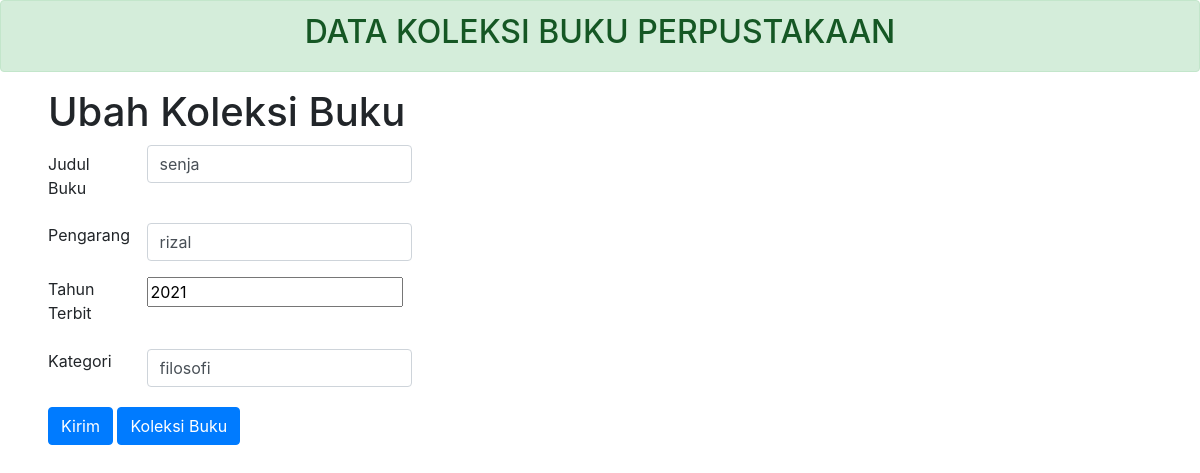
Before: /ubahbuku.php?id=1 with the older database file.
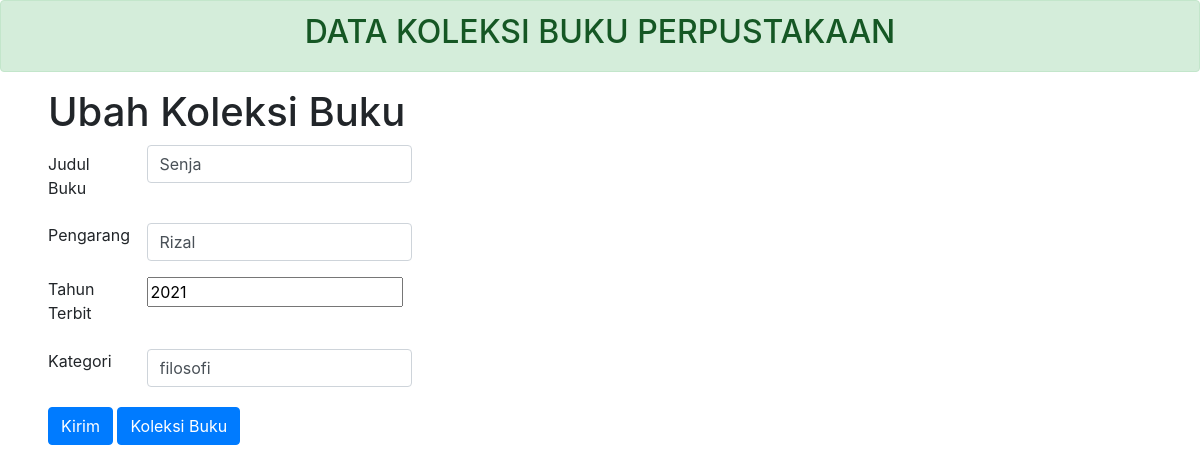
After: the same page with the newer database file.
### tables this page shows
CREATE TABLE `db_koleksibuku` (
  `id_buku` int(11) NOT NULL,
  `judul_buku` text DEFAULT NULL,
  `pengarang` text DEFAULT NULL,
  `tahun_terbit` int(11) DEFAULT NULL,
  `kategory` text DEFAULT NULL
);

### ubahbuku.php (the view, shortened to what this page needs)
<?php
include_once("koneksi.php");
$id=$_GET['id'];
$query = "SELECT * FROM db_koleksibuku WHERE id_buku=". $id;
$hasil = mysqli_query($conn,$query);
?>
<!DOCTYPE html>
 <html>
 <head>
 <link rel="stylesheet" href="https://maxcdn.bootstrapcdn.com/bootstrap/4.0.0/css/bootstrap.min.css">
 </head>
 <body>
 <div class="alert alert-success text-center" role="alert" >
<h2>DATA KOLEKSI BUKU PERPUSTAKAAN</h2>
 </div>
 <h1 class="ml-5">Ubah Koleksi Buku</h1>
 <form method="post" action="prosesubahbuku.php" class="ml-5">
 <?php while ($data=mysqli_fetch_array($hasil)) { ?>
   <div class="col-sm-3">
   </div>
 <div class="form-group row">
 <label for="judul" class="col-sm-1 col-form-label">Judul Buku</label>
 <div class="col-sm-3">
 <input type="text" name="judul" class="form-control" value="<?php echo $data['judul_buku'] ?>" >
</div>
 </div>
 <div class="form-group row">
 <label for="pengarang" class="col-sm-1 col-formlabel">Pengarang</label>
 <div class="col-sm-3">
 <input type="text" name="pengarang" class="form-control" value="<?php echo $data['pengarang'] ?>" >
 </div>
 </div>
 <div class="form-group row">
 <label for="tahun_terbit" class="col-sm-1 col-formlabel">Tahun Terbit</label>
 <div class="col-sm-3">
 <input type="number" name="tahun_terbit" class="formcontrol" value="<?php echo $data['tahun_terbit'] ?>" >
 </div>
 </div>
 <div class="form-group row">
 <label for="kategori" class="col-sm-1 col-formlabel">Kategori</label>
 <div class="col-sm-3">
 <input type="text" name="kategori" class="form-control" value="<?php echo $data['kategory'] ?>">
 </div>
 </div>
<button type="submit" class="btn btn-primary mb-1 mt-1 ml-0 mr-0" >Kirim</button>
<a href="index.php" class="btn btn-primary mb-1 mt-1 ml0"><i class="fas fa-user-plus mr-0"></i>Koleksi Buku</a>
</form>
<?php } ?>
 </body>
 </html>

Changed rows visible on the page:
changed db_koleksibuku "filosofi": judul "senja" → "Senja"; pengarang "rizal" → "Rizal"
